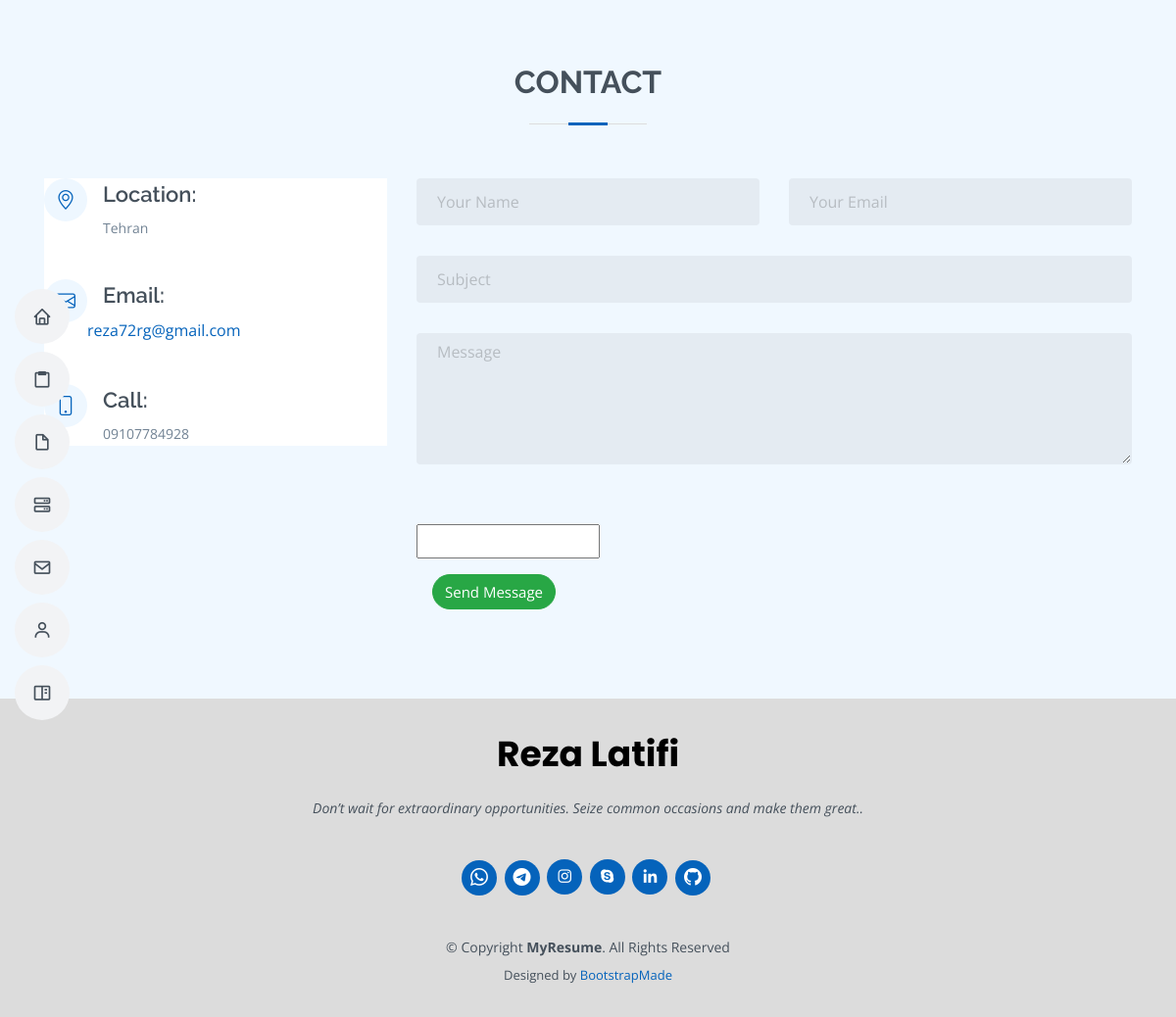
The app's page /contact with its own data.
### website/models.py (models this page shows, shortened)
class MainModel(models.Model):
    create_date = models.DateTimeField(auto_now_add=True, blank=True, null=True, verbose_name=_("create date"))
    modify_date = models.DateTimeField(auto_now=True, blank=True, null=True, verbose_name=_("modify date"))
    is_active = models.BooleanField(default=True, verbose_name=_("is active"))
    class Meta:
        abstract = True

class Information(MainModel):
    author = models.ForeignKey(User,on_delete=models.SET_NULL,null=True)
    image = models.ImageField(upload_to=UploadToPathAndRename("website"),default='website/defualt.jpg')
    job = models.CharField(max_length=100)
    title = models.CharField(max_length=100)
    address = models.CharField(max_length=100)
    city = models.CharField(max_length=30)
    phone = models.CharField(max_length=15)
    email = models.EmailField()
    git = models.CharField(max_length=100)
    whatsapp = models.CharField(max_length=100)
    telegram = models.CharField(max_length=100)
    instagram = models.CharField(max_length=100)
    linkedin = models.CharField(max_length=100,null=True)
    website = models.CharField(max_length=100)
    birthday = models.DateField()
    degree = models.CharField(max_length=50)
    freelance = models.CharField(max_length=50)
    about_me= models.TextField()
    about_my_resume= models.TextField(null=True)
    my_works = models.CharField(max_length=255,null=True)

### website/views.py (the view, shortened to what this page needs)
# urls.py: path('contact',contact_view, name ='contact'),
def contact_view(request):
    form = ContactForm()
    context = {'form':form}
    return render(request,'website/contact.html',context)

### website/forms.py
class ContactForm(forms.ModelForm):
    captcha = CaptchaField()
    class Meta:
        model = Contact
        fields = '__all__'

### context_processors/context_processors.py (called while the page is built)
def MYInformation(request):
    myinformations = Information.objects.all().first()
    year,month,day = get_data(myinformations.birthday.day,myinformations.birthday.month,myinformations.birthday.year)
    return {'myinformations':myinformations,"year":year} #"month":month,"day":day

### website/Calculation_age.py (called while the page is built)
def calculate_age(birth_date, current_date):
    years = current_date.year - birth_date.year
    months = current_date.month - birth_date.month
    days = current_date.day - birth_date.day
    if days < 0:
        months -= 1
        days += get_days_in_month(birth_date.month, birth_date.year)
    if months < 0:
        years -= 1
        months += 12
    return years, months, days

def get_days_in_month(month, year):
    if month == 2:  # February
        if year % 4 == 0 and (year % 100 != 0 or year % 400 == 0):
            return 29  # Leap year
        else:
            return 28
    elif month in [4, 6, 9, 11]:  # April, June, September, November
        return 30
    else:
        return 31

def get_data(birth_day,birth_month,birth_year):
    current_date = date.today()
    birth_date = date(birth_year, birth_month, birth_day)
    if birth_date <= current_date:
        age_years, age_months, age_days = calculate_age(birth_date, current_date)
        return age_years,age_months,age_days
    else:
        return None

### templates/website/contact.html (shortened to what this page needs)
{% extends 'base.html'%}
{% load static %}
{% block content%}
</head>
  <section id="contact" class="contact">
    <div class="container" data-aos="fade-up">
      <div class="section-title">
        <h2>Contact</h2>
      </div>
      <div class="row mt-1">
        <div class="col-lg-4">
          <div class="info">
            <div class="address ">
              <i class="bi bi-geo-alt"></i>
              <h4>Location:</h4>
              <p>{{myinformations.address}}</p>
            </div>
            <div class="email">
              <i class="bi bi-envelope"></i>
              <h4>Email:</h4>
              <a href="mailto:{{ myinformations.email }}" >{{ myinformations.email }}</a>
            </div>
            <div class="phone ">
              <i class="bi bi-phone"></i>
              <h4>Call:</h4>
              <p>{{myinformations.phone}}</p>
            </div>
          </div>
        </div>
        <div class="col-lg-8 mt-5 mt-lg-0">
          <div class="form">
            <form action="{% url 'website:contact' %}" method="post" class="php-email-form.sent-message">
              <div class="row">
                <div class="form-group col-md-6" style="padding-bottom: 2%;">
                  <input type="text" name="name" class="form-control"  placeholder="Your Name" required>
                </div>
                <div class="form-group col-md-6">
                  <input type="email" class="form-control" name="email"  placeholder="Your Email" required>
                </div>
              </div>
              <div class="form-group" style="padding-bottom: 2%;">
                <input type="text" class="form-control" name="subject"  placeholder="Subject" >
              </div>
              <div class="form-group" style="padding-bottom: 2%;">
                <textarea class="form-control" name="message" rows="5" placeholder="Message" required></textarea>
              </div>
              <div class="form-group" mb-5 style="padding-bottom: 2%;">
              </div>
              {{form.captcha}}
             <div style="padding-bottom: 2%;"><button type="submit" class="btn btn-success m-3">Send Message</button></div>
            </form>
        </div>
      </div>
    </div>
  </section>
{% endblock %}

### static/website/css/style.css (style rules this page uses)
body { font-family: "Open Sans", sans-serif; color: #195ea3; }
a { color: #0563bb; text-decoration: none; }
h1, h2, h3, h4, h5, h6 { font-family: "Raleway", sans-serif; }
section { padding: 60px 0; overflow: hidden; }
.section-title { text-align: center; padding-bottom: 30px; }
.section-title h2 { font-size: 32px; font-weight: bold; text-transform: uppercase; margin-bottom: 20px; padding-bottom: 20px; position: relative; color: #45505b; }
.section-title h2::before { content: ""; position: absolute; display: block; width: 120px; height: 1px; background: #ddd; bottom: 1px; left: calc(50% - 60px); }
.section-title h2::after { content: ""; position: absolute; display: block; width: 40px; height: 3px; background: #0563bb; bottom: 0; left: calc(50% - 20px); }
.contact .info { width: 100%; background: #fff; }
.contact .info i { font-size: 20px; color: #0563bb; float: left; width: 44px; height: 44px; background: #eef7ff; display: flex; justify-content: center; align-items: center; border-radius: 50px; transition: all 0.3s ease-in-out; }
.contact .info h4 { padding: 0 0 0 60px; font-size: 22px; font-weight: 600; margin-bottom: 5px; color: #45505b; }
.contact .info p { padding: 0 0 0 60px; margin-bottom: 0; font-size: 14px; color: #728394; }
.contact .info .email, .contact .info .phone { margin-top: 40px; }

### records on screen
Information: address "Tehran", email "reza72rg@gmail.com", phone "09107784928"
